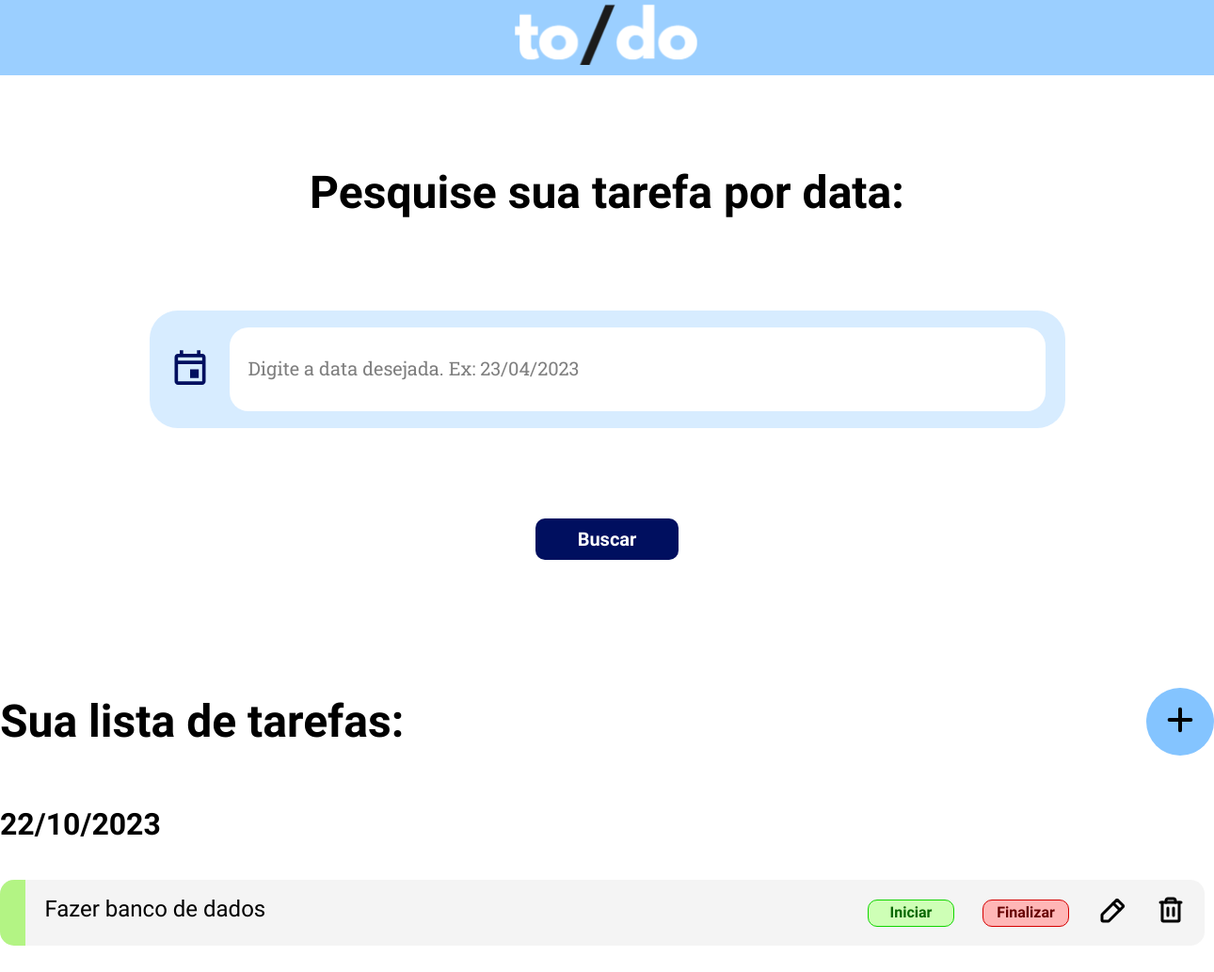
The app's page /home, older data.
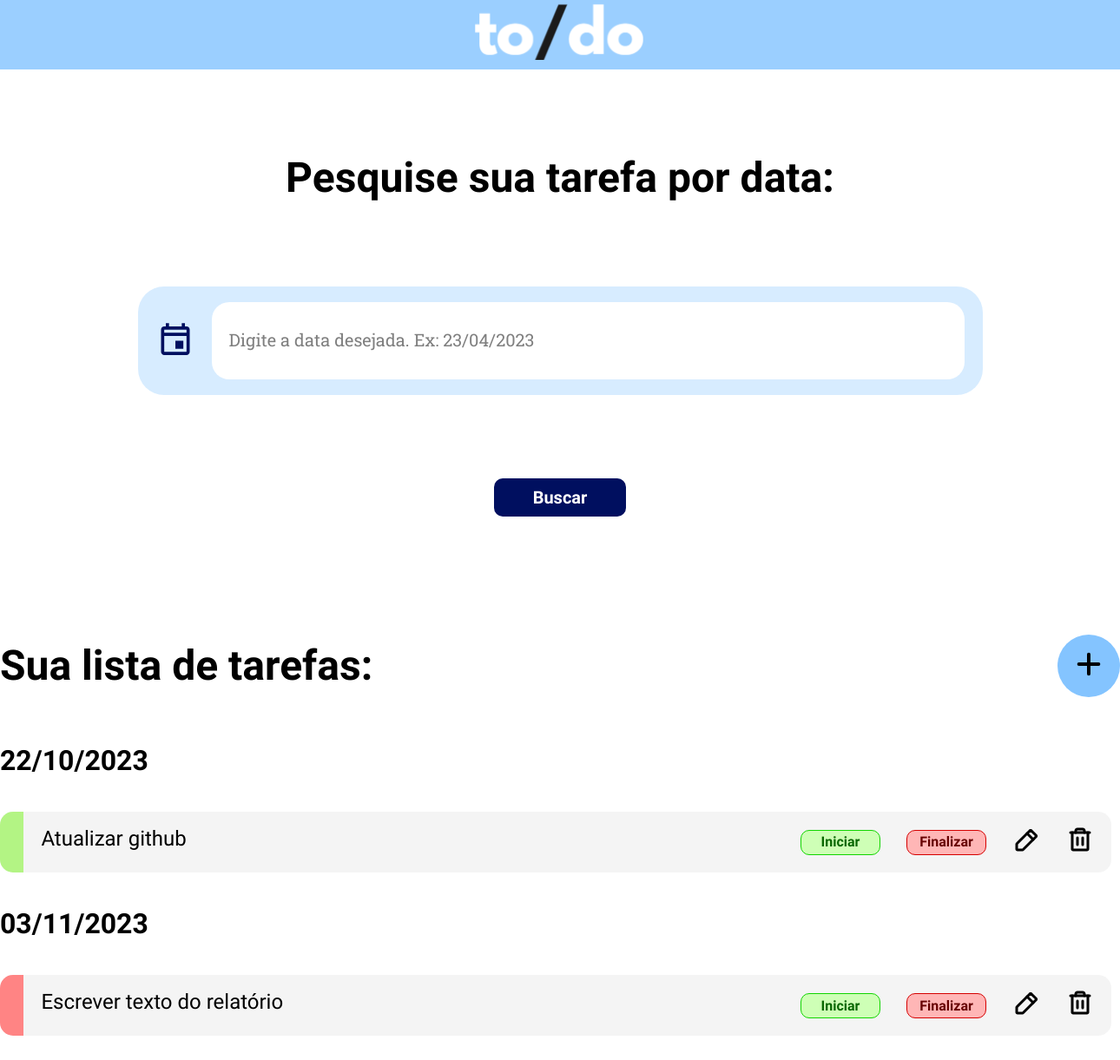
The same page, newer data.
### tables this page shows
CREATE TABLE activities (
            id INTEGER PRIMARY KEY AUTOINCREMENT, 
            name TEXT,
            description TEXT, 
            date TEXT,
            start_time TEXT,
            end_time TEXT,
            status TEXT);

### main.py (the view)
@app.route('/')
@app.route('/home')
def home():
    select = 'SELECT * FROM activities'
    lista = listarTarefas(select=select)
    return render_template('home.html', data=lista)

### bd_tutorial.py (called while the page is built)
def create_connection(db_file) -> sqlite3.Connection:
    conn = None
    conn = sqlite3.connect(db_file)
    return conn

def select_from_table(table_name : str = None, custom_query : str = None) -> list[tuple]:
    conn = create_connection(DB_PATH)
    cur = conn.cursor()
    if not custom_query:
        cur.execute(f"SELECT * FROM {table_name}")
    else:
        print(custom_query)
        cur.execute(custom_query)
    rows = cur.fetchall()
    return rows

### main.py (called while the page is built)
def listarTarefas(select):
    resposta = db.select_from_table(custom_query=select)
    lista = []
    for i in range(len(resposta)):
        id = resposta[i][0]
        tarefa = resposta[i][2]
        data = resposta[i][3]
        status = resposta[i][6]
        classe = 'categoryRed'
        if status == 'finalizada':
            classe = 'categoryGreen'
        elif status == 'iniciada':
            classe = 'categoryYellow'
        objeto = {'tarefa': tarefa, 'id': id, 'dia': data, 'classe': classe}
        lista.append(objeto)
    return lista

### templates/home.html (shortened to what this page needs)
<!DOCTYPE html>
<html lang="en">
<head>
    <link rel="stylesheet" href="{{ url_for('static', filename='home.css') }}">
</head>
<body>
    <header class="headerSection">
        <div class="headerContainer">
            <img class="logo" src="{{ url_for('static', filename='/assets/logo.svg') }}" alt="Logo">
        </div>
    </header>
    <div class="heroSection">
        <div class="hero">
            <div class="h1"> Pesquise sua tarefa por data:</div>
            <div class="heroContainer">
                <img class="" src="{{ url_for('static', filename='/assets/Calendário.svg') }}" alt="Icon Calendário">
                <form action="filtrar" class="searchBox" method="post">
                    <div class="inputContainer">
                        <input type="text" placeholder="Digite a data desejada. Ex: 23/04/2023" name="filtro">
                    </div>
            </div>
            <div class="buttonContainer">
                <button class="submitButton">
                    <a class="linkButton">
                        Buscar
                    </a>
                </button>
            </div>
        </div>
    </div>
    <div class="taskSection" id="task">
        <div class="taskList">
            <div class="titleContainer">
                <div class="h1"> Sua lista de tarefas: </div>
                <div class="buttonContainerAdd">
                    <form action="irParaAdicionar" method="post">
                    <button class="addButton" type="submit">
                        <a class="linkButtonAdd" href="">
                            <img class="" src= "{{ url_for('static', filename='/assets/Símbolo Adicionar.svg') }}" alt="Icon Adicionar">
                        </a>
                    </button>
                </form>
                </div>
            </div>
                <div class="taskContainer">
                    {% for element in data %}
                    <div class="h2"> {{element["dia"]}} </div>
                    <div class="task">
                        <div class="{{element['classe']}}"></div>
                        <div class="taskBody">
                            <p class="h4"> {{element["tarefa"]}} </p>
                            <div class="options">
                                    <button class="startButton" type="submit">
                                        <a class="linkButtonStart" href="{{url_for('iniciar_tarefa', id=element['id'])}}" >
                                            Iniciar
                                        </a>
                                    </button>
                                <button class="endButton">
                                    <a class="linkButtonEnd" href="{{url_for('finalizar_tarefa', id=element['id'])}}">
                                        Finalizar
                                    </a>
                                </button>
                                    <a class="" href="{{url_for('editar_tarefa', id=element['id'])}}">
                                        <img class="" src="{{ url_for('static', filename='/assets/Lápis.svg') }}" alt="Icon Lápis">
                                    </a>
                                    <a class="" href="{{url_for('deletar_tarefa', id=element['id'])}}">
                                        <img class="" src= "{{ url_for('static', filename='/assets/Lixeira.svg') }}"  alt="Icon Lixeira">
                                    </a>
                            </div>
                        </div>
                    </div>
                    {% endfor %}
                </div>
            </div>
        </div>
</body>
</html>

Row changes from the older to the newer data that the page shows:
changed activities: tarefa "Fazer banco de dados" → "Atualizar github"
added activities: dia "03/11/2023", tarefa "Escrever texto do relatório"
